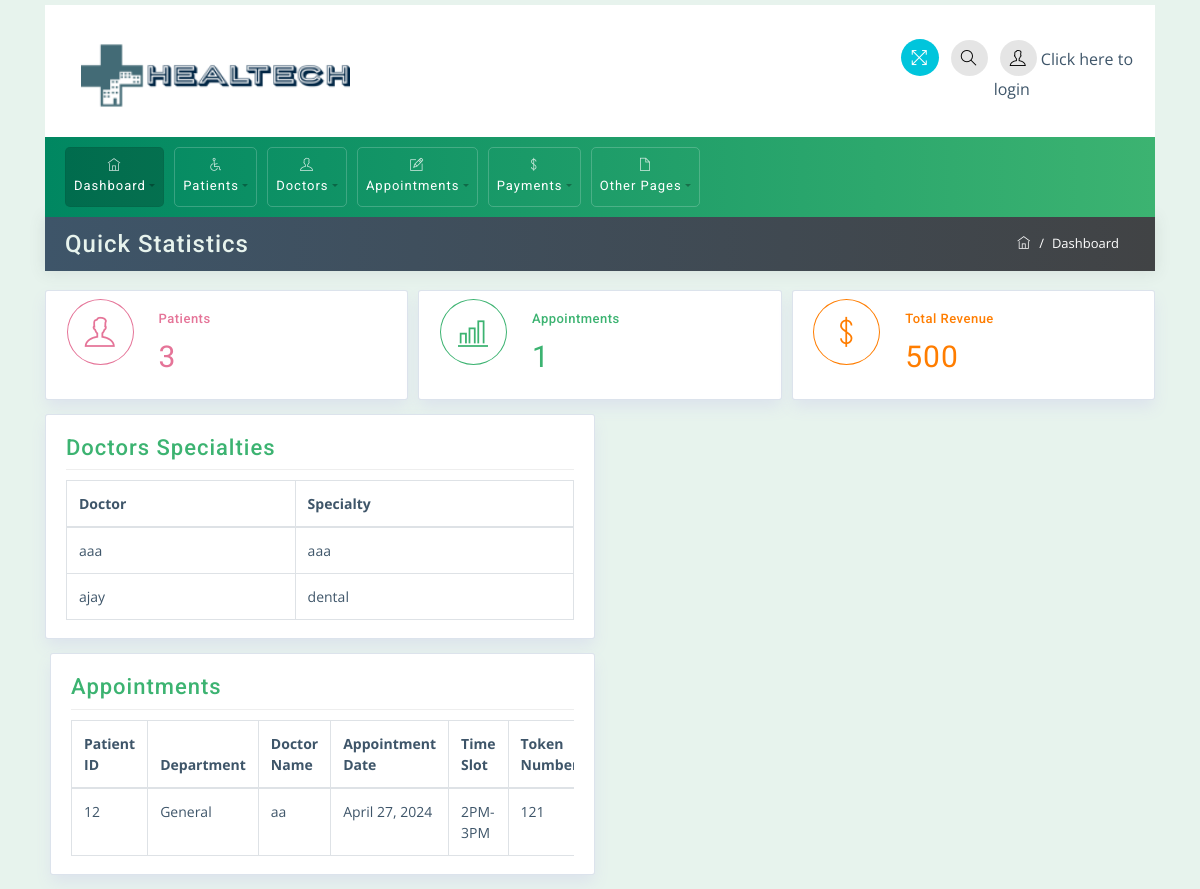
The page /index.html on the database its author committed.
### app/models.py (models this page shows, shortened)
class Doctor(models.Model):
    doctor_name = models.CharField(max_length=100)
    date_of_birth = models.CharField(max_length=100)
    specialization = models.CharField(max_length=100)
    experience = models.IntegerField()
    age = models.IntegerField()
    phone = models.IntegerField()
    email = models.EmailField(max_length=100)
    gender = models.CharField(max_length=50)
    doctor_details = models.TextField()
    address = models.TextField()

class Appointment(models.Model):
    patient_id = models.IntegerField()
    department = models.CharField(max_length=100)
    doctor_name = models.CharField(max_length=100)
    appointment_date = models.DateField()
    time_slot = models.CharField(max_length=100)
    token_number = models.IntegerField()
    problem = models.TextField()

### Hospital/views.py (the view)
# urls.py: path('index.html',views.INDEX,name='index'),
def INDEX(request):
    patient_count = Patient.objects.count()
    doctors = Doctor.objects.all()
    appointment_count = Appointment.objects.count()
    appointments = Appointment.objects.all()
    payment_count = Payment.objects.count()
    total_revenue = Payment.objects.aggregate(total_revenue=Sum('treatment_cost'))['total_revenue'] or 0
    return render(request, 'index.html',{'patient_count': patient_count,'doctors': doctors,'appointment_count': appointment_count,'appointments': appointments,'payment_count': payment_count,'total_revenue': total_revenue})

### templates/index.html (shortened to what this page needs)
{% extends 'base.html' %}
{% block content %}
<div class="container mt-0">
    <div class="row breadcrumb-bar">
        <div class="col-md-6">
            <h3 class="block-title">Quick Statistics</h3>
        </div>
        <div class="col-md-6">
            <ol class="breadcrumb">
                <li class="breadcrumb-item">
                    <a href="index.html">
                        <span class="ti-home"></span>
                    </a>
                </li>
                <li class="breadcrumb-item active">Dashboard</li>
            </ol>
        </div>
    </div>
</div>
<div class="container home">
    <div class="row">
        <div class="col-md-4">
            <div class="widget-area proclinic-box-shadow color-red">
                <div class="widget-left">
                    <span class="ti-user"></span>
                </div>
                <div class="widget-right">
                    <h4 class="wiget-title">Patients</h4>
                    <span id="patient-count" class="numeric color-red">{{ patient_count }}</span>
                </div>
            </div>
        </div>
        <div class="col-md-4">
            <div class="widget-area proclinic-box-shadow color-green">
                <div class="widget-left">
                    <span class="ti-bar-chart"></span>
                </div>
                <div class="widget-right">
                    <h4 class="wiget-title">Appointments</h4>
                    <span id="appointment-count" class="numeric color-green">{{ appointment_count }}</span>
                </div>
            </div>
        </div>
        <div class="col-md-4">
            <div class="widget-area proclinic-box-shadow color-yellow">
                <div class="widget-left">
                    <span class="ti-money"></span>
                </div>
                <div class="widget-right">
                    <h4 class="wiget-title">Total Revenue</h4>
                    <span class="numeric color-yellow">{{ total_revenue }}</span>
                </div>
            </div>
        </div>
<div class="col-md-6">
    <div class="widget-area-2 progress-status proclinic-box-shadow">
        <h3 class="widget-title">Doctors Specialties</h3>
        <div class="table-responsive">
            <table class="table table-bordered">
                <thead>
                    <tr>
                        <th>Doctor</th>
                        <th>Specialty</th>
                    </tr>
                </thead>
                <tbody>
                    {% for doctor in doctors %}
                    <tr>
                        <td>{{ doctor.doctor_name }}</td>
                        <td>{{ doctor.specialization }}</td>
                    </tr>
                    {% empty %}
                    <tr>
                        <td colspan="2">No doctors available</td>
                    </tr>
                    {% endfor %}
                </tbody>
            </table>
        </div>
    </div>
</div>
    </div>
<div class="col-md-6">
    <div class="widget-area-2 progress-status proclinic-box-shadow">
        <h3 class="widget-title">Appointments</h3>
        <div class="table-responsive">
            <table class="table table-bordered">
                <thead>
                    <tr>
                        <th>Patient ID</th>
                        <th>Department</th>
                        <th>Doctor Name</th>
                        <th>Appointment Date</th>
                        <th>Time Slot</th>
                        <th>Token Number</th>
                    </tr>
                </thead>
                <tbody>
                    {% for appointment in appointments %}
                    <tr>
                        <td>{{ appointment.patient_id }}</td>
                        <td>{{ appointment.department }}</td>
                        <td>{{ appointment.doctor_name }}</td>
                        <td>{{ appointment.appointment_date }}</td>
                        <td>{{ appointment.time_slot }}</td>
                        <td>{{ appointment.token_number }}</td>
                    </tr>
                    {% empty %}
                    <tr>
                        <td colspan="7">No appointments available</td>
                    </tr>
                    {% endfor %}
                </tbody>
            </table>
        </div>
    </div>
</div>
</div>
{% endblock %}

### static/css/styles.css (style rules this page uses)
body { font-family: 'Open Sans', sans-serif; background-color: #E7F3ED; color: #3e5569; }
h1, h2, h3, h4, h5, h6, span, .menu-nav { font-family: 'Roboto', sans-serif; letter-spacing: 1px; }
a, a:hover, a:focus { color: inherit; text-decoration: none; transition: all 0.3s; }
.color-yellow { color: #FF7D00; }
.color-green { color: #3CB371 }
.color-red { color: #E57498; }
.breadcrumb { border-radius: 0; margin-bottom: 0; float: right; border-radius: 20px; background-color: transparent; }
.breadcrumb-bar { background: #3e5569; background: -webkit-linear-gradient(to left, #414345, #3e5569); background: linear-gradient(to left, #414345, #3e5569); margin-left: 0px !important; margin-right: 0px !important; padding: 5px 20px; -webkit-box-shadow: 0px 1px 15px 1px rgba(69,65,78,0.1); box-shadow: 0px 1px 15px 1px rgba(69,65,78,0.1); color: #fff; border: 0px solid; }
.breadcrumb-item { color: #ffffff; font-size: 13px; }
.breadcrumb-item.active { color: #ffffff; font-size: 13px; }
.breadcrumb-item+.breadcrumb-item::before { color: #ffffff; }
.breadcrumb-bar div[class*="col-"] { padding-right: 0px; padding-left: 0px; }
.table td, .table th { padding: .75rem; }
.proclinic-box-shadow { border-radius: 0; border: 0; -webkit-box-shadow: 0 0 0 1px #dce3ec, 0 8px 16px 0 #dce3ec; box-shadow: 0 0 0 1px #dce3ec, 0 8px 16px 0 #dce3ec; background: #fff; margin-top: 20px; }
div[class*="col-"] { padding-right: 6px; padding-left: 6px; }
table.table tbody td, table.table thead th { font-size: 14px; }
h3.block-title { background: transparent; margin: 4px auto; color: #E7F3ED; }
.widget-area { background: #fff; border-radius: 2px; }
.widget-area .numeric { font-size: 30px; letter-spacing: 1px; }
h4.wiget-title { font-size: 13px; letter-spacing: .5px; }
.widget-left { width: 30%; display: inline-block; vertical-align: 22px; font-size: 30px; text-align: center; }
.widget-left [class^="ti-"], .widget-left [class*=" ti-"] { padding: 17px; background: #fff; border-radius: 50%; border: 1px solid; }
.widget-right { width: 62%; display: inline-block; padding: 20px 0; }
.widget-area-2 { background: #fff; margin-top: 1rem; padding: 20px; padding-bottom: 2px; border-radius: 2px; }
.widget-title { font-size: 22px; padding-bottom: .5rem; margin-bottom: 15px; border-bottom: 1px solid #eeeeee; }
.home .widget-title { font-size: 22px; padding-bottom: .5rem; margin-bottom: 10px; border-bottom: 1px solid #eeeeee; }
.block-title { -ms-flex: 1 1 auto; flex: 1 1 auto; min-height: 1.75rem; font-size: 1.5rem; line-height: 1.5; }

### static/css/green.css (style rules this page uses)
.widget-title { color: #3CB371; }

### static/css/responsive.css (style rules this page uses)
@media (min-width: 992px) { .row { margin-right: -5px; margin-left: -5px; } }

### rows shown on the page
Doctor: doctor_name "aaa", specialization "aaa"
Doctor: doctor_name "ajay", specialization "dental"
Appointment: patient_id "12", department "General", doctor_name "aa", appointment_date "April 27, 2024", time_slot "2PM-3PM", token_number "121"

### other values the page prints
{{ patient_count }} "3"
{{ appointment_count }} "1"
{{ total_revenue }} "500"
